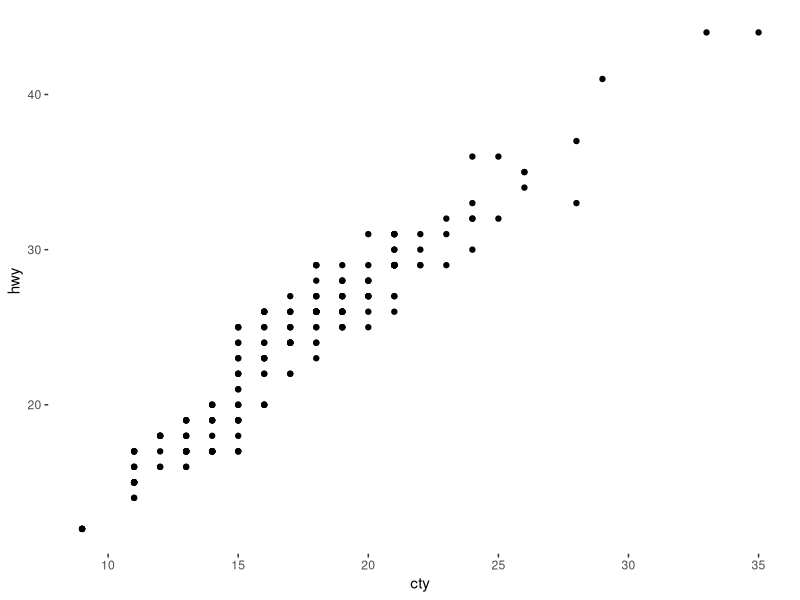
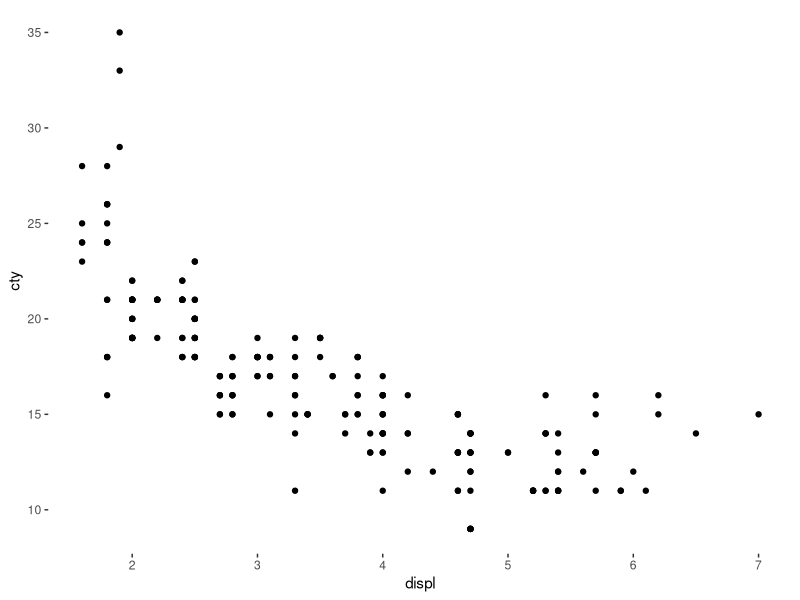
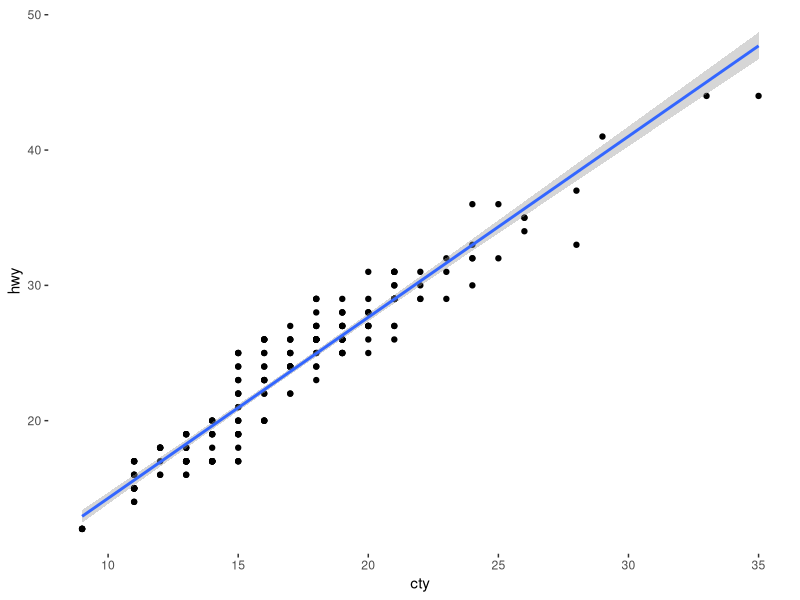
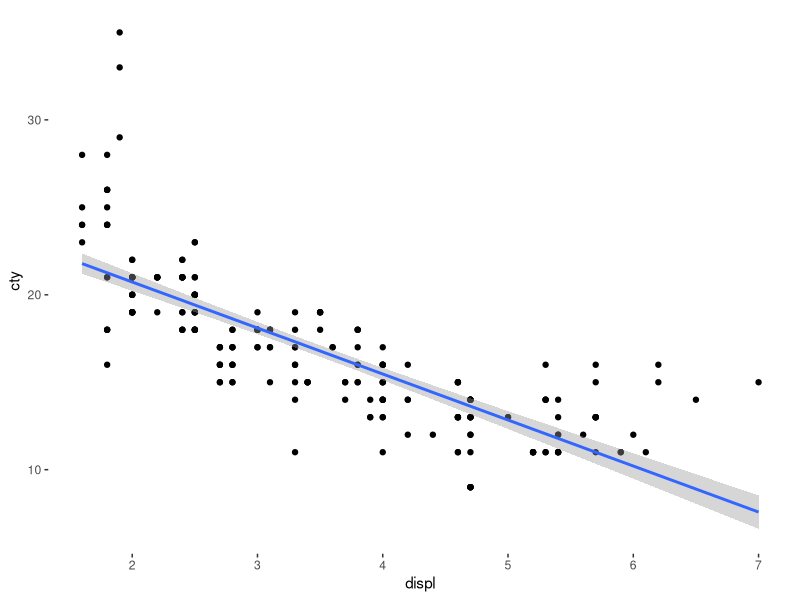

Write the R code that produced these figures, in order.
## ---- chunk 1
###########################################################################
################# DON'T DELETE THIS PART!!!!!##############################
###########################################################################
                                                                          #
knitr::opts_chunk$set(echo = TRUE, message = FALSE, warning = FALSE)      #
                                                                          #
library(tidyverse)           #The tidyverse has all of our data tools     #
library(ggthemes)            #ggthemes makes our graphs look nicer        #
                                                                          # 
theme_set(                                #this sets the theme for all    #
  theme_tufte() +                         #plots that we make             #
  theme(text=element_text(family="sans"))                                 #
  )                                                                       #
                                                                          #
                                                                          #
                                                                          #
### Below is where you read and store your data.                          #
                                                                          #
youShouldRenameThis <- read_csv("death penalty data.csv")
                                                                          #
                                                                          #
                                                                          #
############# ^ ################################# ^ #######################
############# | ## DON'T DELETE THIS PART!!!!!### | #######################
############# | ################################# | #######################
## ---- chunk 2

mpg %>% head


#examine rel btwn cty and hwy

qplot(x=cty, y=hwy, data=mpg)

## ---- chunk 3


qplot(displ, cty, data=mpg, geom="point")
## ---- chunk 4

# in R, we use lm for linear model.

# here's how to find equation for cty and hwy in mpg:



lm(hwy~cty, data=mpg)



mpg %>% head

## ---- chunk 5

qplot(cty, hwy, data=mpg)+geom_smooth(method = "lm")

#what's R?  use cor()

cor(mpg$cty, mpg$hwy)

## ---- chunk 6
qplot(displ, cty, data=mpg)+geom_smooth(method="lm")

lm(cty ~ displ, data=mpg)

cor(mpg$cty, mpg$displ)
